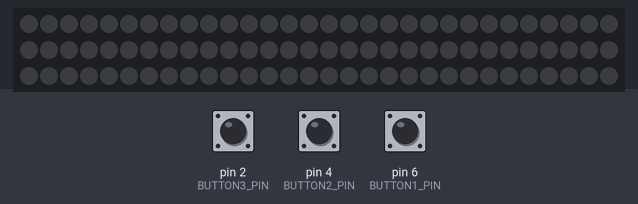
This sketch was run on a simulated Arduino Uno, built with avr-gcc and run on an emulated ATmega328P. Parts: 90 RGB LEDs in strip order, left to right, continuing on the next row. The test bench sets the inputs (shaded band); at power-on: pin 2 (BUTTON3_PIN) HIGH, pin 4 (BUTTON2_PIN) HIGH, pin 6 (BUTTON1_PIN) HIGH.

Above: at 1.2 s.
1.3 s: pin 2 (BUTTON3_PIN) pulled LOW for 0.15 s
At 1.8 s:
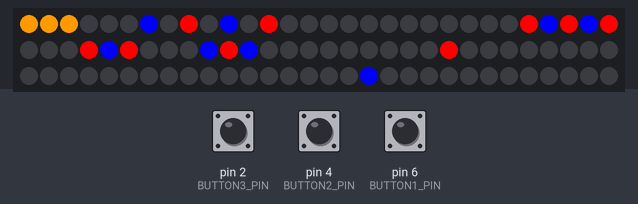
2.9 s: pin 4 (BUTTON2_PIN) pulled LOW for 1 s
At 4.8 s:
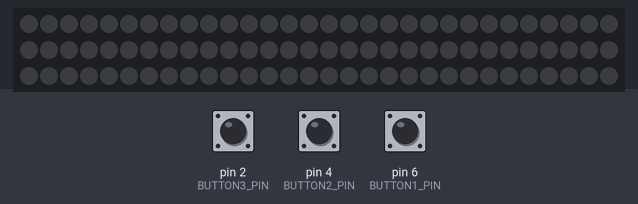
5.4 s: pin 6 (BUTTON1_PIN) pulled LOW for 3.2 s
At 9.6 s:
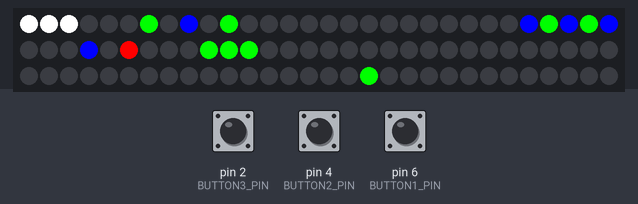
10.1 s: pin 6 (BUTTON1_PIN) pulled LOW for 0.15 s
At 10.9 s:
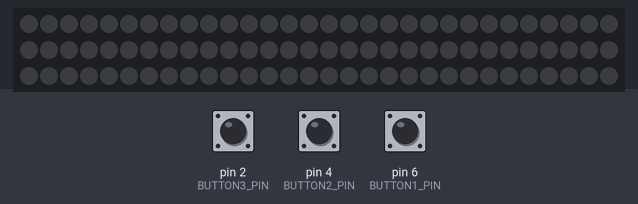
11.7 s: pin 2 (BUTTON3_PIN) pulled LOW for 1 s
At 14.1 s:
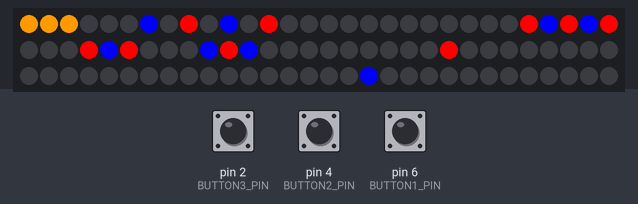

Measured:
- after the input at 1.3 s, the LEDs: change at once (image 1)
- after the input at 2.9 s, the LEDs: first change at once (image 2 shows a later state)
- after the input at 5.4 s, the LEDs: change at once (image 3)
- after the input at 10.1 s, the LEDs: change at once (image 4)
- after the input at 11.7 s, the LEDs: change after 0.05 s (image 5)

The sketch:

sketch_REC_steady_light_majd_rework.ino
```cpp
#include <Adafruit_NeoPixel.h>

#define LED_PIN 8
#define BUTTON1_PIN 6
#define BUTTON2_PIN 4
#define BUTTON3_PIN 2
#define NUM_LEDS 90

Adafruit_NeoPixel strip(NUM_LEDS, LED_PIN, NEO_GRB + NEO_KHZ800);

// LED states
int ledState1 = 0;
int ledState2 = 0;
int ledState3 = 0;

// Color definitions
const uint32_t COLOR_WHITE = strip.Color(255, 255, 255);
const uint32_t COLOR_GREEN = strip.Color(0, 255, 0);
const uint32_t COLOR_BLUE = strip.Color(0, 0, 255);
const uint32_t COLOR_RED = strip.Color(255, 0, 0);
const uint32_t COLOR_ORANGE = strip.Color(255, 153, 0);
const uint32_t COLOR_DIM_WHITE = strip.Color(1, 1, 1);
const uint32_t COLOR_OFF = strip.Color(0, 0, 0);

// Debounce variables
unsigned long lastDebounceTime1 = 0;
unsigned long lastDebounceTime2 = 0;
unsigned long lastDebounceTime3 = 0;
unsigned long debounceDelay = 50;

void setup() {
  strip.begin();
  strip.show();
  pinMode(BUTTON1_PIN, INPUT_PULLUP);
  pinMode(BUTTON2_PIN, INPUT_PULLUP);
  pinMode(BUTTON3_PIN, INPUT_PULLUP);
}

void setLEDs1() {
  strip.setPixelColor(0, COLOR_WHITE);
  strip.setPixelColor(1, COLOR_WHITE);
  strip.setPixelColor(2, COLOR_WHITE);
  strip.setPixelColor(6, COLOR_GREEN);
  strip.setPixelColor(8, COLOR_BLUE);
  strip.setPixelColor(10, COLOR_GREEN);
  strip.setPixelColor(12, COLOR_OFF);
  strip.setPixelColor(25, COLOR_BLUE);
  strip.setPixelColor(26, COLOR_GREEN);
  strip.setPixelColor(27, COLOR_BLUE);
  strip.setPixelColor(28, COLOR_GREEN);
  strip.setPixelColor(29, COLOR_BLUE);
  strip.setPixelColor(33, COLOR_BLUE);
  strip.setPixelColor(34, COLOR_OFF);
  strip.setPixelColor(35, COLOR_RED);
  strip.setPixelColor(39, COLOR_GREEN);
  strip.setPixelColor(40, COLOR_GREEN);
  strip.setPixelColor(41, COLOR_GREEN);
  strip.setPixelColor(51, COLOR_OFF);
  strip.setPixelColor(77, COLOR_GREEN);
  strip.show();
}

void setLEDs2() {
  strip.setPixelColor(0, COLOR_DIM_WHITE);
  strip.setPixelColor(1, COLOR_DIM_WHITE);
  strip.setPixelColor(2, COLOR_DIM_WHITE);
  strip.setPixelColor(6, COLOR_OFF);
  strip.setPixelColor(8, COLOR_RED);
  strip.setPixelColor(10, COLOR_OFF);
  strip.setPixelColor(12, COLOR_OFF);
  strip.setPixelColor(25, COLOR_RED);
  strip.setPixelColor(26, COLOR_BLUE);
  strip.setPixelColor(27, COLOR_RED);
  strip.setPixelColor(28, COLOR_BLUE);
  strip.setPixelColor(29, COLOR_RED);
  strip.setPixelColor(33, COLOR_OFF);
  strip.setPixelColor(34, COLOR_OFF);
  strip.setPixelColor(35, COLOR_OFF);
  strip.setPixelColor(39, COLOR_RED);
  strip.setPixelColor(40, COLOR_OFF);
  strip.setPixelColor(41, COLOR_RED);
  strip.setPixelColor(51, COLOR_OFF);
  strip.setPixelColor(77, COLOR_BLUE);
  strip.show();
}

void setLEDs3() {
  strip.setPixelColor(0, COLOR_ORANGE);
  strip.setPixelColor(1, COLOR_ORANGE);
  strip.setPixelColor(2, COLOR_ORANGE);
  strip.setPixelColor(6, COLOR_BLUE);
  strip.setPixelColor(8, COLOR_RED);
  strip.setPixelColor(10, COLOR_BLUE);
  strip.setPixelColor(12, COLOR_RED);
  strip.setPixelColor(25, COLOR_RED);
  strip.setPixelColor(26, COLOR_BLUE);
  strip.setPixelColor(27, COLOR_RED);
  strip.setPixelColor(28, COLOR_BLUE);
  strip.setPixelColor(29, COLOR_RED);
  strip.setPixelColor(33, COLOR_RED);
  strip.setPixelColor(34, COLOR_BLUE);
  strip.setPixelColor(35, COLOR_RED);
  strip.setPixelColor(39, COLOR_BLUE);
  strip.setPixelColor(40, COLOR_RED);
  strip.setPixelColor(41, COLOR_BLUE);
  strip.setPixelColor(51, COLOR_RED);
  strip.setPixelColor(77, COLOR_BLUE);
  strip.show();
}

void toggleLEDs(int &ledState, void (*setLEDs)(), unsigned long &lastDebounceTime, int buttonPin) {
  int buttonState = digitalRead(buttonPin);
  if (buttonState == LOW && (millis() - lastDebounceTime) > debounceDelay) {
    lastDebounceTime = millis();
    ledState = 1 - ledState;
    if (ledState == 1) {
      setLEDs();
    } else {
      strip.clear();
      strip.show();
    }
  }
}

void loop() {
  toggleLEDs(ledState1, setLEDs1, lastDebounceTime1, BUTTON1_PIN);
  toggleLEDs(ledState2, setLEDs2, lastDebounceTime2, BUTTON2_PIN);
  toggleLEDs(ledState3, setLEDs3, lastDebounceTime3, BUTTON3_PIN);
}
```
